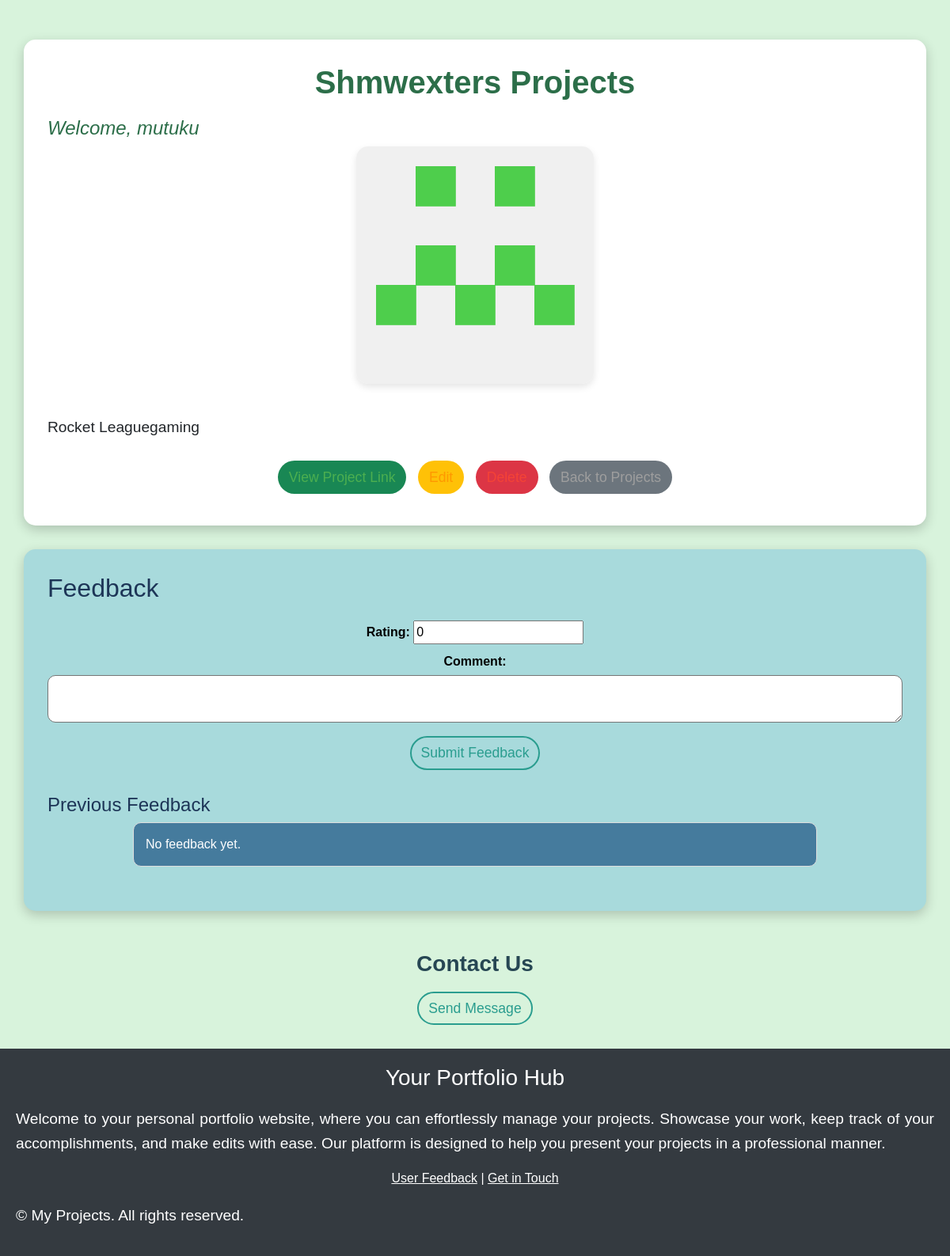
Screenshot of /project/7/ (signed in) with the database file from the repository.
### portfolio/models.py (models this page shows, shortened)
class Project(models.Model):
    user = models.ForeignKey(settings.AUTH_USER_MODEL, on_delete=models.CASCADE)
    title = models.CharField(max_length=255)
    description = models.TextField()
    image = models.ImageField(upload_to='projects/')
    link = models.URLField(blank=True)
    tags = models.ManyToManyField(Tag, blank=True)
    is_active = models.BooleanField(default=True)

### accounts/models.py (models this page shows)
class CustomUser(AbstractUser):
    bio = models.TextField(null=True, blank=True)
    test = models.TextField(null=True, blank=True)

### portfolio/views.py (the view)
# urls.py: path('project/<int:pk>/', project_detail, name='project_detail'),
@login_required  # Ensures the user is logged in
def project_detail(request, pk):
    project = get_object_or_404(Project, pk=pk, user=request.user)  # Ensure user owns the project
    feedbacks = project.feedbacks.all()  # Get all feedback related to the project
    if request.method == 'POST':
        feedback_form = FeedbackForm(request.POST)
        if feedback_form.is_valid():
            feedback = feedback_form.save(commit=False)
            feedback.project = project
            feedback.user = request.user  # Set user if logged in
            feedback.save()
            messages.success(request, 'Your feedback has been submitted!')
            return redirect('portfolio:project_detail', pk=project.pk)
    else:
        feedback_form = FeedbackForm()
    return render(request, 'portfolio/project_detail.html', {
        'project': project,
        'feedbacks': feedbacks,
        'feedback_form': feedback_form,
    })

### portfolio/forms.py
class FeedbackForm(forms.ModelForm):
    class Meta:
        model = Feedback
        fields = ['rating', 'comment']
        widgets = {
            'comment': forms.Textarea(attrs={'rows': 4}),
        }

### portfolio/templates/portfolio/project_detail.html (shortened to what this page needs)
{% load static %}
<!DOCTYPE html>
<html lang="en">
<head>
    <link rel="stylesheet" href="{% static 'bootstrap.min.css' %}">
</head>
<body>
<div class="container">
    <h1 class="text-center">{{ project.title }}</h1>
    <h4>Welcome, {{ user.username }}</h4>
    <div class="text-center">
        <img src="{{ project.image.url }}" class="img-fluid" alt="{{ project.title }}">
    </div>
    <p>{{ project.description }}</p>
    <div class="text-center">
        <a href="{{ project.link }}" class="btn btn-success">View Project Link</a>
        <a href="{% url 'portfolio:project_edit' project.pk %}" class="btn btn-warning">Edit</a>
        <a href="{% url 'portfolio:project_delete' project.pk %}" class="btn btn-danger">Delete</a>
        <a href="{% url 'portfolio:project_list' %}" class="btn btn-secondary">Back to Projects</a>
    </div>
</div>
<div class="container feedback-section" id="feedback">
    <h2>Feedback</h2>
    <form method="post" class="feedback-form">
        <label for="id_rating">Rating:</label>
        {{ feedback_form.rating }}
        <br>
        <label for="id_comment">Comment:</label>
        {{ feedback_form.comment }}
        <button type="submit" class="btn btn-primary">Submit Feedback</button>
    </form>
    <h3>Previous Feedback</h3>
    <ul class="feedback-list">
        {% for feedback in feedbacks %}
            <li>
                <strong>
                    {% if feedback.user %}
                        {{ feedback.user.username }}
                    {% else %}
                        Anonymous
                    {% endif %}
                </strong>
                <p>Rating: {{ feedback.rating }}</p>
                <p>{{ feedback.comment }}</p>
                <small>Submitted on {{ feedback.created_at }}</small>
            </li>
        {% empty %}
            <li>No feedback yet.</li>
        {% endfor %}
    </ul>
</div>
<div class="contact-section" id="contact">
    <h3>Contact Us</h3>
    <form method="post" action="{% url 'portfolio:contact' project.id %}">
        <button type="submit" class="btn btn-primary">Send Message</button>
    </form>
</div>
<footer>
    <div class="footer-content" style="background-color: #343a40; color: white; padding: 20px; text-align: center;">
        <h3>Your Portfolio Hub</h3>
        <p>Welcome to your personal portfolio website, where you can effortlessly manage your projects. Showcase your work, keep track of your accomplishments, and make edits with ease. Our platform is designed to help you present your projects in a professional manner.</p>
        <div class="footer-links" style="margin: 10px 0;">
            <a href="#feedback" style="color: white;">User Feedback</a> |
            <a href="#contact" style="color: white;">Get in Touch</a>
        </div>
        <div class="footer-bottom" style="margin-top: 15px 0;">
            <p>&copy; My Projects. All rights reserved.</p>
        </div>
    </div>
</footer>
</body>
</html>

### portfolio/templates/portfolio/project_detail.html (style rules this page uses)
body { background-color: #d8f3dc; font-family: Arial, sans-serif; scroll-behavior: smooth; }
.container { margin-top: 50px; background-color: #ffffff; border-radius: 15px; box-shadow: 0 5px 15px rgba(0, 0, 0, 0.2); padding: 30px; }
h1 { font-size: 2.5rem; font-weight: bold; text-align: center; margin-bottom: 20px; text-transform: capitalize; color: #2c6e49; }
h4 { font-size: 1.5rem; font-style: italic; color: #2c6e49; }
p { font-size: 1.2rem; line-height: 1.6; text-align: justify; margin-top: 20px; }
.img-fluid { border-radius: 15px; box-shadow: 0 4px 10px rgba(0, 0, 0, 0.1); margin-bottom: 20px; max-width: 60%; max-height: 300px; height: auto; object-fit: cover; }
.btn { font-size: 1.1rem; margin: 10px 5px; border-radius: 25px; border: 2px solid transparent; transition: all 0.3s; color: #2c6e49; }
.btn-success { color: #4caf50; }
.btn-warning { color: #ff9800; }
.btn-danger { color: #f44336; }
.btn-secondary { color: #9e9e9e; }
.text-center { text-align: center; }
.feedback-section { background-color: #a8dadc; color: white; padding: 30px; border-radius: 15px; margin-top: 30px; }
.feedback-section h2 { font-size: 2rem; margin-bottom: 15px; color: #1d3557; }
.feedback-section h3 { font-size: 1.5rem; margin-top: 20px; color: #1d3557; }
.feedback-list { list-style-type: none; padding: 0; display: flex; flex-direction: column; align-items: center; }
.feedback-list li { background-color: #457b9d; border: 1px solid #ddd; border-radius: 10px; padding: 15px; margin-bottom: 10px; width: 80%; text-align: left; color: white; }
.feedback-form { margin-bottom: 20px; text-align: center; }
.feedback-form label { font-size: 1rem; margin-top: 10px; font-weight: bold; color: black; }
.feedback-form textarea { height: 60px; font-size: 1rem; margin-top: 5px; width: 100%; border-radius: 10px; padding: 10px; }
.btn-primary { background-color: transparent; color: #2a9d8f; border: 2px solid #2a9d8f; border-radius: 25px; transition: all 0.3s; }
.contact-section { text-align: center; margin-top: 30px; padding: 20px; border-radius: 10px; }
.contact-section h3 { color: #264653; font-weight: bold; }

### rows the page displays
Project: title "Shmwexters Projects", image (picture), description "Rocket Leaguegaming"
CustomUser: username "mutuku"
